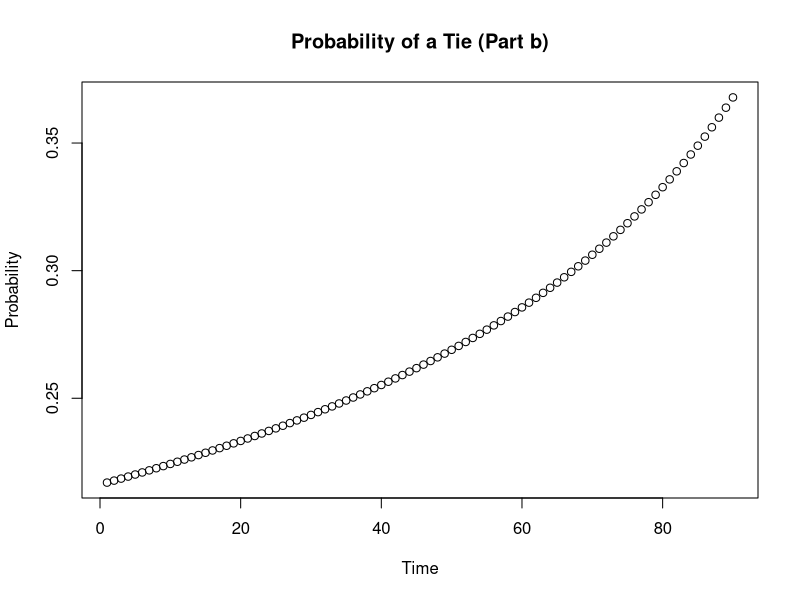
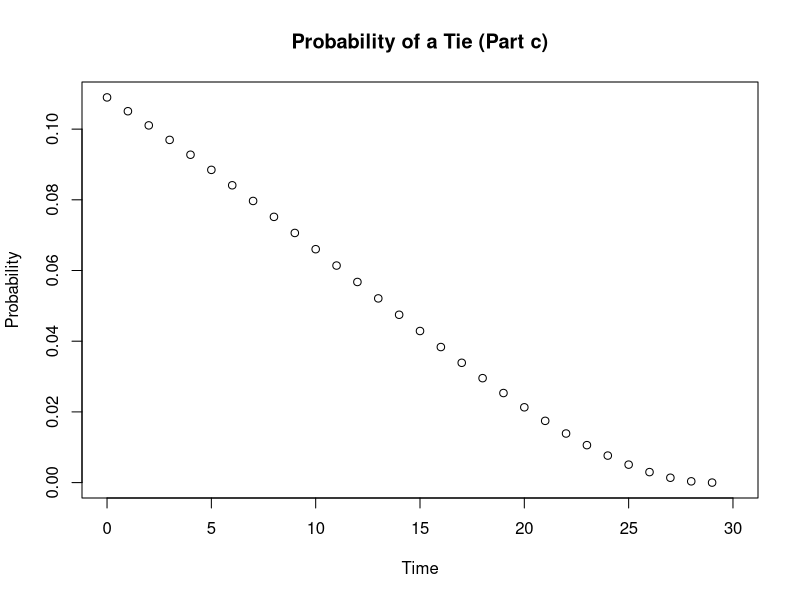

Reproduce these figures in R, in order.
#Problem 1: Markov HW 7

#Approximation for Part a

k_1 <- function(k){
  sapply(k, function(x){
    j <- 0:x
    1 - sum(exp(-2) * 2^j / factorial(j))
  })
}

k_2 <- function(N){
  i<-0:N

  sum(k_1(i)*((exp(-1.5)*1.5^i)/factorial(i))) 
}

k_2(100)


#Approximation and Plot for part b

b_1 <- function(k, t){
  
  lambda_A <- 2 - t/90
  lambda_B <- 1.5 - 1.5*t/90
  
  (lambda_A^k / factorial(k)) * (lambda_B^k / factorial(k)) * exp(-(lambda_A + lambda_B))
}

b_2 <- function(N,t){
  i<-0:N
  sum(b_1(i,t))
}

b_2(1000,90)

b_results <- rep(NA,90)

for (i in 1:90){
  
  b_results[i] <- b_2(100,i)
}

x<-1:90
plot(x,b_results,ylab="Probability",xlab="Time",main="Probability of a Tie (Part b)")


#Approximation and Plot for Part c
c_1 <- function(k,t){
  lambda_A <- 2/3 - t/45
  lambda_B <- 1/2 - 1.5*t/90
  
  (lambda_A^k / factorial(k))*(lambda_B^k / factorial(k))*exp(-(lambda_A+lambda_B))
}

c_2 <- function(N,t){
  i <- 1:N
  sum(c_1(i,t))
}

c_2

c_results <- rep(NA,31)

for (i in 0:30){
  
  c_results[i] <- c_2(1000,i)
}

x_2 <- 0:30
plot(x_2,c_results, main="Probability of a Tie (Part c)", ylab="Probability",xlab="Time")
